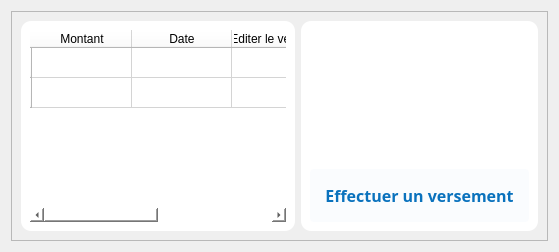
         <widget class="QWidget" name="versement">
          <layout class="QVBoxLayout" name="verticalLayout_3">
           <item>
            <widget class="QFrame" name="frame_2">
             <property name="frameShape">
              <enum>QFrame::StyledPanel</enum>
             </property>
             <property name="frameShadow">
              <enum>QFrame::Raised</enum>
             </property>
             <layout class="QHBoxLayout" name="horizontalLayout_8">
              <item>
               <widget class="QWidget" name="tableData_3" native="true">
                <property name="styleSheet">
                 <string notr="true">background:white;
border-radius: 10px;</string>
                </property>
                <layout class="QHBoxLayout" name="horizontalLayout_29">
                 <item>
                  <widget class="QTableWidget" name="versementTable">
                   <row>
                    <property name="text">
                     <string/>
                    </property>
                   </row>
                   <row>
                    <property name="text">
                     <string/>
                    </property>
                   </row>
                   <column>
                    <property name="text">
                     <string>Montant</string>
                    </property>
                   </column>
                   <column>
                    <property name="text">
                     <string>Date</string>
                    </property>
                   </column>
                   <column>
                    <property name="text">
                     <string>Editer le versement</string>
                    </property>
                   </column>
                   <column>
                    <property name="text">
                     <string>Supprimer le versement </string>
                    </property>
                   </column>
                  </widget>
                 </item>
                </layout>
               </widget>
              </item>
              <item>
               <widget class="QWidget" name="actions_service_2" native="true">
                <property name="styleSheet">
                 <string notr="true">background:white;
border-radius: 10px;</string>
                </property>
                <layout class="QVBoxLayout" name="verticalLayout_23">
                 <item>
                  <widget class="QLabel" name="serviceLabel_2">
                   <property name="maximumSize">
                    <size>
                     <width>300</width>
                     <height>230</height>
                    </size>
                   </property>
                   <property name="text">
                    <string/>
                   </property>
                   <property name="pixmap">
                    <pixmap>../static/asset/svg/undraw_personal_finance_tqcd.svg</pixmap>
                   </property>
                   <property name="scaledContents">
                    <bool>true</bool>
                   </property>
                  </widget>
                 </item>
                 <item>
                  <widget class="QPushButton" name="newVersement">
                   <property name="font">
                    <font>
                     <family>GeForce</family>
                     <pointsize>12</pointsize>
                     <weight>75</weight>
                     <bold>true</bold>
                    </font>
                   </property>
                   <property name="cursor">
                    <cursorShape>PointingHandCursor</cursorShape>
                   </property>
                   <property name="styleSheet">
                    <string notr="true">#newVersement{
	background: rgb(10, 114, 189, 0.02);
	color: rgb(10, 114, 189);
	border-radius:4px;
	padding: 15px
}

#newVersement:hover{
	background: rgb(10, 114, 189, 0.3);
	color: rgb(10, 114, 189);
	border-radius:4px
}
</string>
                   </property>
                   <property name="text">
                    <string>Effectuer un versement</string>
                   </property>
                   <property name="icon">
                    <iconset>
                     <normaloff>../static/asset/icons/blue/credit-card.svg</normaloff>../static/asset/icons/blue/credit-card.svg</iconset>
                   </property>
                   <property name="iconSize">
                    <size>
                     <width>25</width>
                     <height>25</height>
                    </size>
                   </property>
                  </widget>
                 </item>
                </layout>
               </widget>
              </item>
             </layout>
            </widget>
           </item>
          </layout>
         </widget>
